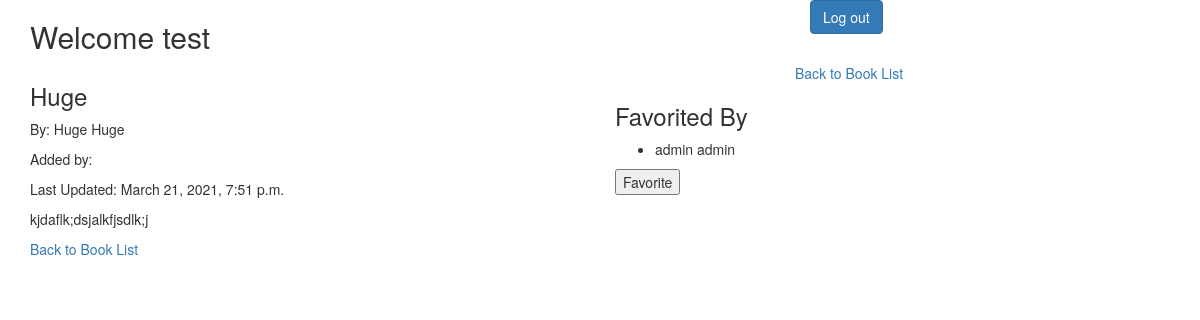
The page /book/3 (signed in) on the database its author committed.
### books/models.py (models this page shows)
class User(models.Model):
    email = models.CharField(max_length=55)
    first_name = models.CharField(max_length=55)
    last_name = models.CharField(max_length=55)
    dob = models.DateField()
    password = models.CharField(max_length=255)
    user_id = models.CharField(max_length=20)
    created_at = models.DateTimeField(auto_now_add=True)
    updated_at = models.DateTimeField(auto_now=True)
    objects = Validator()

class Book(models.Model):
    user_uploaded = models.ForeignKey(User, related_name= 'books_uploaded', on_delete=models.CASCADE)
    title = models.CharField(max_length=255)
    author_first_name = models.CharField(max_length=55, blank=True)
    author_last_name = models.CharField(max_length=55)
    desc = models.TextField()
    user_likes = models.ManyToManyField(User, related_name='liked_books')
    created_at = models.DateTimeField(auto_now_add=True)
    updated_at = models.DateTimeField(auto_now=True)
    objects = book_validator()

### books/views.py (the view)
# urls.py: path('book/<int:id>', views.book_detail),
def book_detail(request, id):
    pass
    check = User.objects.filter(user_id = request.session["user"])
    if check:
        c_book = Book.objects.get(id = id)
        context = {"book": Book.objects.get(id = id),
        "user" : check[0],
        "likes" : c_book.user_likes.all()}
        return render(request, 'book_detail.html', context)
    else:
        return redirect ('/')

### books/templates/book_detail.html (shortened to what this page needs)
<!DOCTYPE html>
<html lang="en">
<head>
    <link rel="stylesheet" href="https://maxcdn.bootstrapcdn.com/bootstrap/3.4.1/css/bootstrap.min.css">
    {% load static %}
    <link rel="stylesheet" href="{% static 'JS/script.js' %}">
</head>
<div class="container">
    <div class="row">
        <div class="col-sm-8">
            <h2>Welcome {{user.first_name}}</h2>
        </div>
        <div class="col-sm-4">
                <a href="/logout"> <button class="btn btn-primary">Log out</button></a>
        </div>
    </div>
    <div class="row">
        {% if book.user_uploaded == user %}
        <div class="col-sm-6">
            <form action="/edit_book/{{book.id}}" method ="POST">
                {% csrf_token %}
                <h3>Book Title: <input type="text" name="title" class="form-control" value ="{{book.title}}"></h3>
                <p>Author First Name: <input type="text" name="author_first" class="form-control" value ="{{book.author_first_name}}"></p>
                <p>Author Last Name: <input type="text" name="author_last" class="form-control" value ="{{book.author_last_name}}"></p>
                <p>Description: <textarea name="desc" class="form-control" cols="20" rows="3">{{book.desc}}</textarea></p>
                <button type="submit" class="btn btn-primary">Subimit</button>
            </form>
            <form action="/delete">
                <input type="hidden" name="book" value = "{{book.id}}">
                <button type="submit" class = "btn btn-danger">Delete</button>
            </form>
            <a href="/books">Back to Book List</a>
        </div>
        {% else %}
        <div class="col-sm-6">
                <h3>{{book.title}}</h3>
                <p>By: {{book.author_first_name}} {{book.author_last_name}}</p>
                <p>Added by: {{book.user_upload.first_name}} {{book.user_upload.last_name}}</p>
                <p>Last Updated: {{book.updated_at}}</p>
                <p>{{book.desc}}</p>
                <a href="/books">Back to Book List</a>
        </div>
        {% endif %}
        <a href="/books">Back to Book List</a>
        <div class ='col-sm-2'>
        </div>
        <div class="col-sm-4">
            <h3>Favorited By</h3>
            <ul>
                {% for user in book.user_likes.all%}
                    <li>{{user.first_name}} {{user.last_name}}</li>
                {% endfor %}
            </ul>
            {% if book in user.liked_books.all %}
                <form action="/unfavorite" method = 'POST'>
                    {% csrf_token %}
                    <input type="hidden" name="book" value = {{book.id}}>
                    <button type="submit">Remove Favorite</button>
                </form>
            {% else %}
                <form action="/favorite_2" method = 'POST'>
                    <button type="submit">Favorite</button>
                </form>
            {% endif %}
        </div>
    </div>
</div>

### rows shown on the page
User: first_name "test"
Book: title "Huge", author_first_name "Huge", author_last_name "Huge", updated_at "March 21, 2021, 7:51 p.m.", desc "kjdaflk;dsjalkfjsdlk;j"
User: first_name "admin", last_name "admin"
